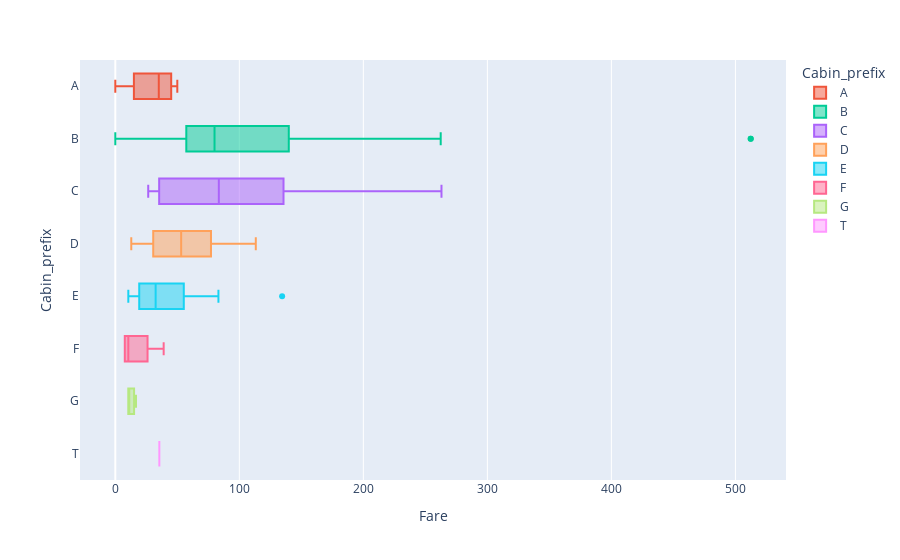

Source (notebook cell):
### Markdown cell above
# Let's improve the model

### Code cell
df_cabin_prefix = train.with_columns(pl.col("Cabin").str.replace("\d+", "", n=-1).apply(lambda x: x[0]).alias("Cabin_prefix"))
fig = px.box(df_cabin_prefix.sort("Cabin_prefix"), x="Fare", y="Cabin_prefix", color="Cabin_prefix")
fig.show()

### Figure 1 — Plotly figure (JSON) as saved in the notebook; plotly's stock layout.template omitted (floating-point values rounded to 4 significant figures)
{"data": [{"alignmentgroup": "True", "hovertemplate": "Cabin_prefix=%{y}<br>Fare=%{x}<extra></extra>", "legendgroup": "A", "marker": {"color": "#EF553B"}, "name": "A", "notched": false, "offsetgroup": "A", "orientation": "h", "showlegend": true, "type": "box", "x": [40.12, 50, 0, 30], "x0": " ", "xaxis": "x", "y": ["A", "A", "A", "A"], "y0": " ", "yaxis": "y"}, {"alignmentgroup": "True", "hovertemplate": "Cabin_prefix=%{y}<br>Fare=%{x}<extra></extra>", "legendgroup": "B", "marker": {"color": "#00cc96"}, "name": "B", "notched": false, "offsetgroup": "B", "orientation": "h", "showlegend": true, "type": "box", "x": [52, 80, 86.5, 0, 262.4, 0, 30.5, 146.5, 211.3, 69.3, 247.5, 26.55, 79.2, 57.98, 512.3, 211.3, 79.2, 93.5, 49.5, 93.5, 120, 57, 71, 33.5, 262.4, 512.3, 57.98, 57, 91.08, 86.5, 61.98, 211.3, 120, 120, 86.5, 80, 29.7, 79.2, 5, 146.5, 91.08, 247.5, 71], "x0": " ", "xaxis": "x", "y": ["B", "B", "B", "B", "B", "B", "B", "B", "B", "B", "B", "B", "B", "B", "B", "B", "B", "B", "B", "B", "B", "B", "B", "B", "B", "B", "B", "B", "B", "B", "B", "B", "B", "B", "B", "B", "B", "B", "B", "B", "B", "B", "B"], "y0": " ", "yaxis": "y"}, {"alignmentgroup": "True", "hovertemplate": "Cabin_prefix=%{y}<br>Fare=%{x}<extra></extra>", "legendgroup": "C", "marker": {"color": "#ab63fa"}, "name": "C", "notched": false, "offsetgroup": "C", "orientation": "h", "showlegend": true, "type": "box", "x": [153.5, 78.85, 108.9, 90, 263, 26.55, 83.47, 35.5, 52, 153.5, 26.55, 110.9, 151.6, 106.4, 53.1, 89.1, 227.5, 110.9, 135.6, 29.7, 151.6, 52, 35, 263, 83.16, 52, 108.9, 135.6, 83.47, 49.5, 110.9, 221.8, 211.5, 30, 29.7, 71.28, 26.55, 66.6, 90, 26.55, 263, 30.5, 51.48, 28.71, 30.5], "x0": " ", "xaxis": "x", "y": ["C", "C", "C", "C", "C", "C", "C", "C", "C", "C", "C", "C", "C", "C", "C", "C", "C", "C", "C", "C", "C", "C", "C", "C", "C", "C", "C", "C", "C", "C", "C", "C", "C", "C", "C", "C", "C", "C", "C", "C", "C", "C", "C", "C", "C"], "y0": " ", "yaxis": "y"}, {"alignmentgroup": "True", "hovertemplate": "Cabin_prefix=%{y}<br>Fare=%{x}<extra></extra>", "legendgroup": "D", "marker": {"color": "#FFA15A"}, "name": "D", "notched": false, "offsetgroup": "D", "orientation": "h", "showlegend": true, "type": "box", "x": [76.29, 76.73, 30, 76.73, 63.36, 52.55, 77.96, 113.3, 113.3, 75.25, 77.29, 13, 51.86, 52.55, 77.96, 77.29, 34.02, 30, 25.93, 32.32, 78.27, 26.28, 13, 12.88, 53.1, 52.55, 76.73], "x0": " ", "xaxis": "x", "y": ["D", "D", "D", "D", "D", "D", "D", "D", "D", "D", "D", "D", "D", "D", "D", "D", "D", "D", "D", "D", "D", "D", "D", "D", "D", "D", "D"], "y0": " ", "yaxis": "y"}, {"alignmentgroup": "True", "hovertemplate": "Cabin_prefix=%{y}<br>Fare=%{x}<extra></extra>", "legendgroup": "E", "marker": {"color": "#19d3f3"}, "name": "E", "notched": false, "offsetgroup": "E", "orientation": "h", "showlegend": true, "type": "box", "x": [53.1, 79.65, 79.65, 10.5, 55, 26.55, 53.1, 83.16, 26.55, 134.5, 26.55, 55.44, 12.47, 26.29, 55, 55.9, 12.35, 38.5, 13, 12.47, 10.5, 51.86, 26.29, 25.59], "x0": " ", "xaxis": "x", "y": ["E", "E", "E", "E", "E", "E", "E", "E", "E", "E", "E", "E", "E", "E", "E", "E", "E", "E", "E", "E", "E", "E", "E", "E"], "y0": " ", "yaxis": "y"}, {"alignmentgroup": "True", "hovertemplate": "Cabin_prefix=%{y}<br>Fare=%{x}<extra></extra>", "legendgroup": "F", "marker": {"color": "#FF6692"}, "name": "F", "notched": false, "offsetgroup": "F", "orientation": "h", "showlegend": true, "type": "box", "x": [39, 7.65, 10.5, 10.5, 7.65, 26], "x0": " ", "xaxis": "x", "y": ["F", "F", "F", "F", "F", "F"], "y0": " ", "yaxis": "y"}, {"alignmentgroup": "True", "hovertemplate": "Cabin_prefix=%{y}<br>Fare=%{x}<extra></extra>", "legendgroup": "G", "marker": {"color": "#B6E880"}, "name": "G", "notched": false, "offsetgroup": "G", "orientation": "h", "showlegend": true, "type": "box", "x": [10.46, 16.7, 10.46], "x0": " ", "xaxis": "x", "y": ["G", "G", "G"], "y0": " ", "yaxis": "y"}, {"alignmentgroup": "True", "hovertemplate": "Cabin_prefix=%{y}<br>Fare=%{x}<extra></extra>", "legendgroup": "T", "marker": {"color": "#FF97FF"}, "name": "T", "notched": false, "offsetgroup": "T", "orientation": "h", "showlegend": true, "type": "box", "x": [35.5], "x0": " ", "xaxis": "x", "y": ["T"], "y0": " ", "yaxis": "y"}], "layout": {"boxmode": "overlay", "legend": {"title": {"text": "Cabin_prefix"}, "tracegroupgap": 0}, "margin": {"t": 60}, "xaxis": {"anchor": "y", "domain": [0, 1], "title": {"text": "Fare"}}, "yaxis": {"anchor": "x", "categoryarray": ["T", "G", "F", "E", "D", "C", "B", "A", null], "categoryorder": "array", "domain": [0, 1], "title": {"text": "Cabin_prefix"}}}}
